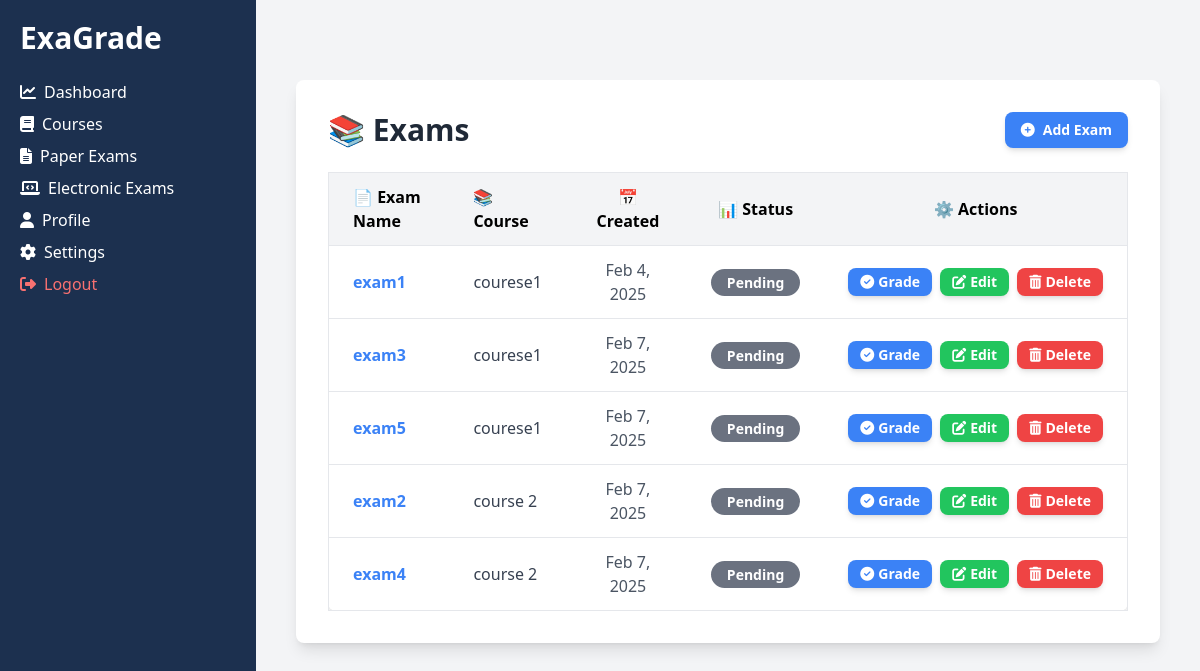
Before: /exams/ (signed in) with the older database file.
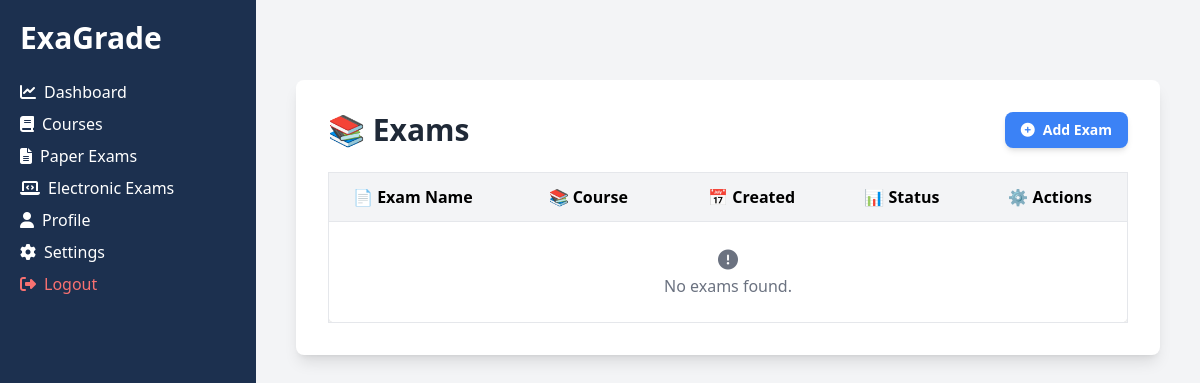
After: the same page with the newer database file.
### exams/models.py (models this page shows, shortened)
class Exam(models.Model):
    STATUS_CHOICES = [
        ("done", "Done"),
        ("progress", "Progress"),
        ("pending", "Pending"),
        ("requires_attention", "Requires Attention"),
    ]
    name = models.CharField(max_length=255)
    course = models.ForeignKey(Course, on_delete=models.CASCADE, related_name="exams")
    created_at = models.DateTimeField(auto_now_add=True)
    status = models.CharField(max_length=20, choices=STATUS_CHOICES, default="pending")
    instructor = models.ForeignKey(CustomUser, on_delete=models.CASCADE, related_name="exams")
    student_paper = models.FileField(upload_to="exams/student_papers/", blank=True, null=True)
    solution_module = models.FileField(upload_to="exams/solution_modules/", blank=True, null=True)
    total_marks = models.PositiveIntegerField(default=0)
    duration_minutes = models.PositiveIntegerField(default=0)

### courses/models.py (models this page shows, shortened)
class Course(models.Model):
    name = models.CharField(max_length=255)
    description = models.TextField(blank=True, null=True)
    instructor = models.ForeignKey(CustomUser, on_delete=models.CASCADE, related_name="courses")
    students = models.ManyToManyField(CustomUser, related_name="enrolled_courses", blank=True)
    course_code = models.CharField(max_length=6, unique=True, blank=True)  # Unique 6-digit code

### exams/views.py (the view)
# urls.py: path("", exam_list_view, name="list"),
@login_required
def exam_list_view(request):
    if request.user.is_instructor:
        exams = Exam.objects.filter(course__in=request.user.courses.all())
    else:
        exams = Exam.objects.filter(course__in=request.user.enrolled_courses.all())
    return render(request, "exams/exam_list.html", {"exams": exams})

### templates/exams/exam_list.html (shortened to what the changed rows need)
{% extends 'base.html' %}
{% block content %}
<div class="max-w-6xl mx-auto bg-white shadow-lg rounded-lg p-8 mt-10 transition-all duration-500 ease-in-out transform hover:scale-[1.01]">
    <div class="flex justify-between items-center mb-6">
        <h1 class="text-3xl font-bold text-gray-800">📚 Exams</h1>
    </div>
    <div class="overflow-x-auto">
        <table class="min-w-full bg-white border border-gray-200 rounded-lg shadow-md">
            <thead>
                <tr class="bg-gray-100 border-b">
                    <th class="py-3 px-6 text-left">📄 Exam Name</th>
                    <th class="py-3 px-6 text-left">📚 Course</th>
                    <th class="py-3 px-6 text-center">📅 Created</th>
                    <th class="py-3 px-6 text-center">📊 Status</th>
                    <th class="py-3 px-6 text-center">⚙️ Actions</th>
                </tr>
            </thead>
            <tbody>
                {% for exam in exams %}
                <tr class="border-b hover:bg-gray-50">
                    <td class="py-3 px-6">
                        <a href="{% url 'exams:detail' exam.id %}" class="text-blue-500 hover:underline font-semibold">
                            {{ exam.name }}
                        </a>
                    </td>
                    <td class="py-3 px-6 text-gray-700">
                        {{ exam.course.name }}
                    </td>
                    <td class="py-3 px-6 text-center text-gray-600">
                        {{ exam.created_at|date:"M j, Y" }}
                    </td>
                    <td class="py-3 px-6 text-center">
                        <span class="px-4 py-1 text-sm font-semibold rounded-full
                            {% if exam.status == 'done' %} bg-green-500 text-white
                            {% elif exam.status == 'progress' %} bg-yellow-500 text-white
                            {% elif exam.status == 'pending' %} bg-gray-500 text-white
                            {% else %} bg-red-500 text-white {% endif %}">
                            {{ exam.get_status_display }}
                        </span>
                    </td>
                    <td class="py-3 px-6 text-center">
                        <div class="flex justify-center space-x-2">
                            {% if user.is_instructor %}
                            <a href="{% url 'exams:grade_exam' exam.id %}" class="bg-blue-500 hover:bg-blue-600 text-white py-1 px-3 rounded-lg text-sm font-semibold shadow-md flex items-center">
                                <i class="fas fa-check-circle mr-1"></i> Grade
                            </a>
                            <a href="{% url 'exams:add' %}" class="bg-green-500 hover:bg-green-600 text-white py-1 px-3 rounded-lg text-sm font-semibold shadow-md flex items-center">
                                <i class="fas fa-edit mr-1"></i> Edit
                            </a>
                            <form action="{% url 'exams:delete_exam' exam.id %}" method="POST" onsubmit="return confirm('Are you sure you want to delete this exam?');">
                                <button type="submit" class="bg-red-500 hover:bg-red-600 text-white py-1 px-3 rounded-lg text-sm font-semibold shadow-md flex items-center">
                                    <i class="fas fa-trash-alt mr-1"></i> Delete
                                </button>
                            </form>
                            {% else %}
                            <a href="{% url 'exams:detail' exam.id %}" class="bg-gray-500 hover:bg-gray-600 text-white py-1 px-3 rounded-lg text-sm font-semibold shadow-md flex items-center">
                                <i class="fas fa-eye mr-1"></i> View
                            </a>
                            {% endif %}
                        </div>
                    </td>
                </tr>
                {% empty %}
                <tr>
                    <td colspan="5" class="text-center py-6 text-gray-500">
                        <i class="fas fa-exclamation-circle text-xl"></i>
                        <p>No exams found.</p>
                    </td>
                </tr>
                {% endfor %}
            </tbody>
        </table>
    </div>
</div>
{% endblock %}

Changed rows visible on the page:
removed Exam: name "exam1", course.name "courese1", created_at "Feb 4, 2025", status "Pending"
removed Exam: name "exam3", course.name "courese1", created_at "Feb 7, 2025", status "Pending"
removed Exam: name "exam5", course.name "courese1", created_at "Feb 7, 2025", status "Pending"
removed Exam: name "exam2", course.name "course 2", created_at "Feb 7, 2025", status "Pending"
removed Exam: name "exam4", course.name "course 2", created_at "Feb 7, 2025", status "Pending"
Other visible differences:
text now shown: "No exams found."
